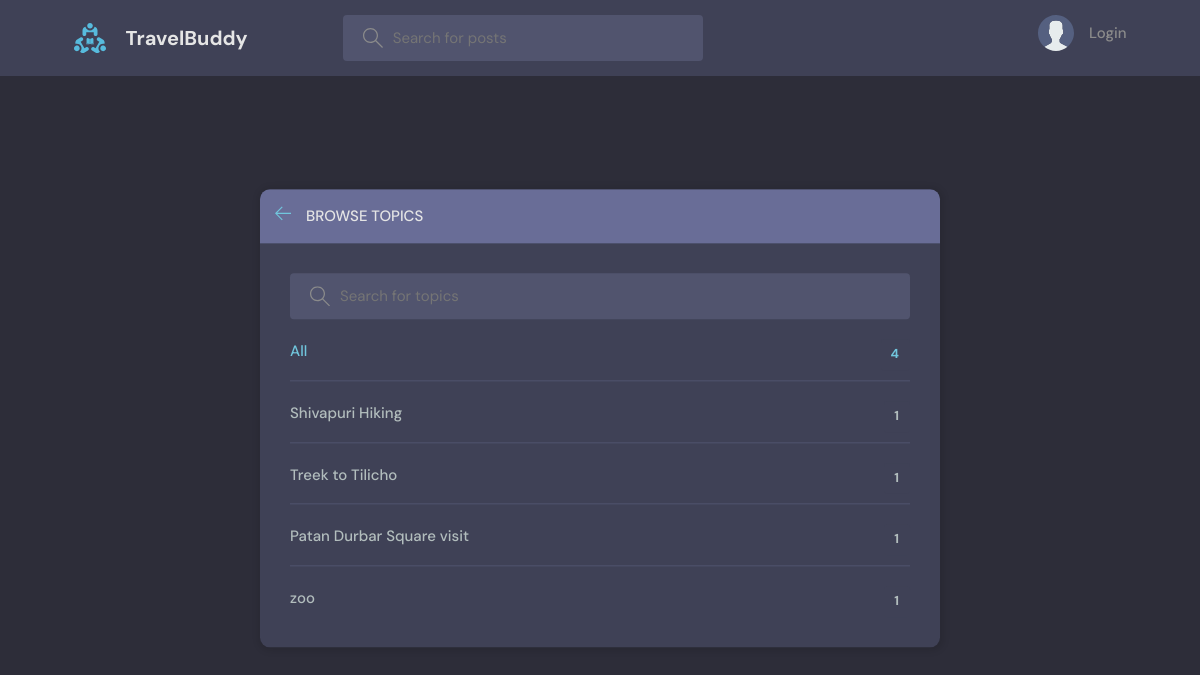
Before: /mainpage/chatbox/topics/ with the older database file.
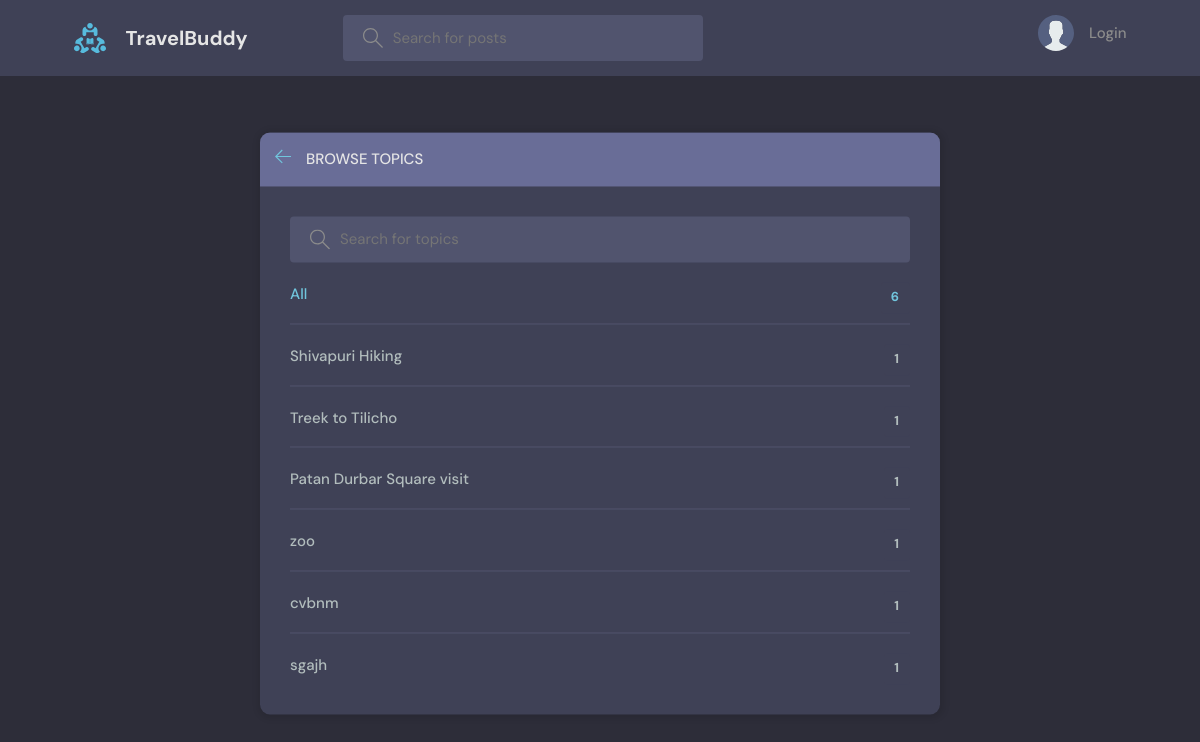
After: the same page with the newer database file.
### chatbox/models.py (models this page shows, shortened)
class Topic(models.Model):
    name = models.CharField(max_length=200)

### chatbox/views.py (the view)
# urls.py: path('topics/',views.topicsPage, name="topics"),
def topicsPage(request):
    q = request.GET.get('q') if request.GET.get('q') != None else ""
    topics = Topic.objects.filter(name__icontains=q)
    return render(request, 'chatbox/topics.html',{'topics':topics})

### chatbox/templates/chatbox/topics.html (shortened to what this page needs)
{% extends 'mains.html' %}
{% block content %}
<main class="create-room layout">
  <div class="container">
    <div class="layout__box">
      <div class="layout__boxHeader">
        <div class="layout__boxTitle">
          <a href="{% url 'index' %}">
            <svg version="1.1" xmlns="http://www.w3.org/2000/svg" width="32" height="32" viewBox="0 0 32 32">
              <title>arrow-left</title>
              <path
                d="M13.723 2.286l-13.723 13.714 13.719 13.714 1.616-1.611-10.96-10.96h27.625v-2.286h-27.625l10.965-10.965-1.616-1.607z">
              </path>
            </svg>
          </a>
          <h3>Browse Topics</h3>
        </div>
      </div>
      <div class="topics-page layout__body">
        <form action="" method="GET" class="header__search">
          <label>
            <input name="q" placeholder="Search for topics" />
          </label>
        </form>
        <ul class="topics__list">
          <li>
            <a href="{% url 'topics' %}" class="active">All <span>{{topics.count}}</span></a>
          </li>
          {% for topic in topics %}
          <li>
            <a href="{% url 'index' %}?q={{topic.name}}">{{ topic.name }} <span>{{topic.room_set.all.count}}</span></a>
          </li>
          {% endfor %}
        </ul>
      </div>
    </div>
  </div>
</main>
{% endblock content %}

Changed rows visible on the page:
added Topic: name "cvbnm", room_set.all.count "1"
added Topic: name "sgajh", room_set.all.count "1"
Other visible differences:
{{ topics.count }}: "4" → "6"
